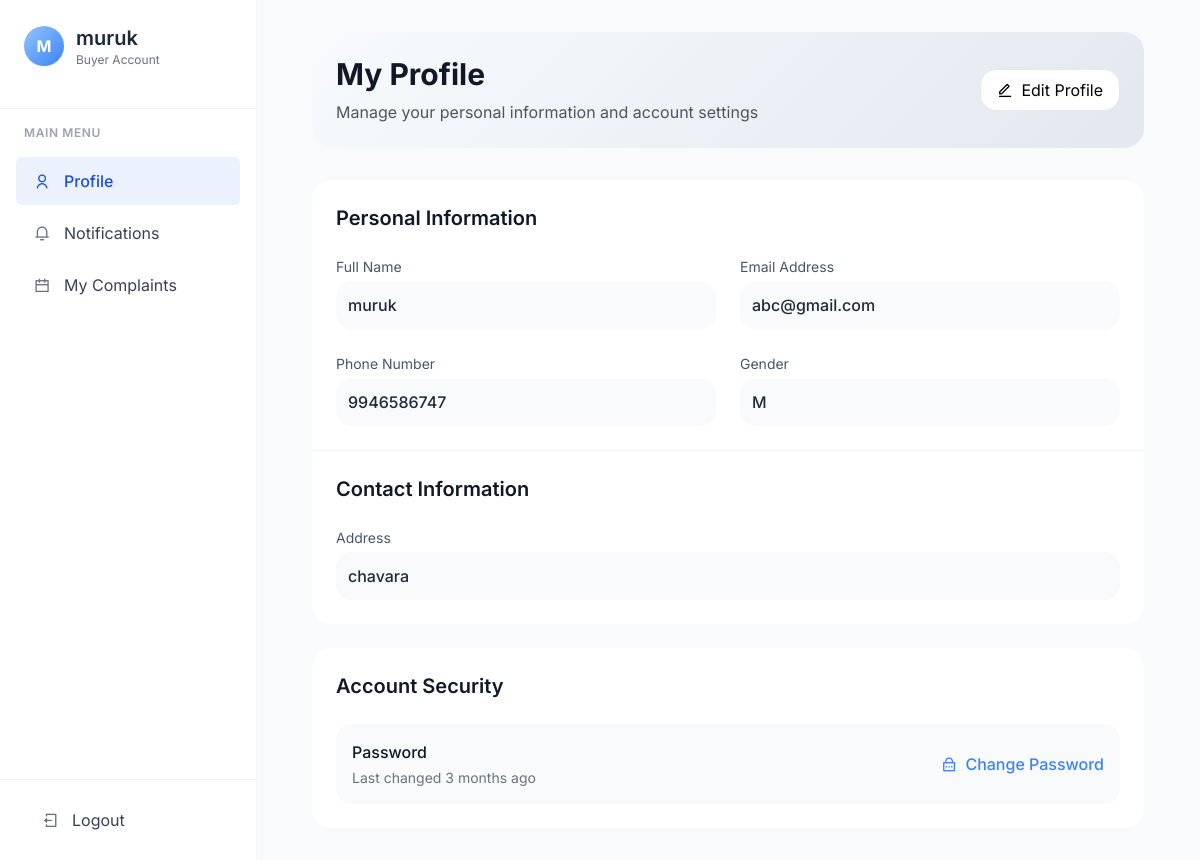
The page /buyer/buyer_profile/4/ on the database its author committed.
### buyer/models.py (models this page shows, shortened)
class Buyer(models.Model):
    name = models.CharField(max_length=100)
    email = models.EmailField(unique=True)
    phone = models.CharField(max_length=15)
    address = models.TextField()
    gender = models.CharField(max_length=1, choices=GENDER_CHOICES)
    profile_pic = models.ImageField(upload_to='profile_pics/', null=True, blank=True)
    password = models.CharField(max_length=128)
    is_active = models.BooleanField(default=True)
    is_staff = models.BooleanField(default=False)
    objects = BuyerManager()

### buyer/views.py (the view)
# urls.py: path('buyer_profile/<int:user_id>/',views.buyer_profile,name='buyer_profile'),
def buyer_profile(request,user_id):
    buyer = get_object_or_404(Buyer, id=user_id)
    return render(request, 'buyer_profile.html', {'buyer': buyer})

### buyer/templates/buyer_profile.html (shortened to what this page needs)
<!DOCTYPE html>
<html lang="en">
  <head>
    <script src="https://cdn.tailwindcss.com/3.4.16"></script>
    <link
      href="https://cdn.jsdelivr.net/npm/remixicon@4.5.0/fonts/remixicon.css"
      rel="stylesheet"
    />
  </head>
  <body>
    <div class="flex min-h-screen">
      <div class="w-64 bg-white h-screen fixed shadow-sm flex flex-col z-10">
        <div class="p-6 border-b border-gray-100">
          <div class="flex items-center mb-4">
            <div class="w-10 h-10 rounded-full avatar-placeholder flex items-center justify-center text-white font-bold">
              {{ buyer.name|first|upper }}
            </div>
            <div class="ml-3">
              <h3 class="text-xl font-semibold text-gray-800">
                {{ buyer.name }}
              </h3>
              <p class="text-xs text-gray-500">Buyer Account</p>
            </div>
          </div>
        </div>
        <nav class="flex-1 overflow-y-auto py-4">
          <div class="px-6 mb-4 text-xs font-semibold text-gray-400 uppercase tracking-wider">
            Main Menu
          </div>
          <div class="px-2 space-y-1">
            <a href="#" class="sidebar-item active flex items-center px-4 py-3 text-gray-700">
              <div class="sidebar-icon w-5 h-5 flex items-center justify-center mr-3 text-gray-500">
                <i class="ri-user-line"></i>
              </div>
              <span>Profile</span>
            </a>
            <a href="{% url 'buyer_notifications' buyer.id %}" class="sidebar-item flex items-center px-4 py-3 text-gray-700">
              <div class="sidebar-icon w-5 h-5 flex items-center justify-center mr-3 text-gray-500">
                <i class="ri-notification-3-line"></i>
              </div>
              <span>Notifications</span>
            </a>
            <a href="{% url 'buyer_complaints' buyer.id %}" class="sidebar-item flex items-center px-4 py-3 text-gray-700">
              <div class="sidebar-icon w-5 h-5 flex items-center justify-center mr-3 text-gray-500">
                <i class="ri-calendar-line"></i>
              </div>
              <span>My Complaints</span>
            </a>
          </div>
        </nav>
        <div class="p-4 border-t border-gray-100">
          <a href="{% url 'seller_logout' %}" class="sidebar-item flex items-center px-4 py-3 text-gray-700 hover:text-red-500">
            <div class="w-5 h-5 flex items-center justify-center mr-3 text-gray-500">
              <i class="ri-logout-box-line"></i>
            </div>
            <span>Logout</span>
          </a>
        </div>
      </div>
      <div class="ml-64 flex-1">
        <div class="max-w-4xl mx-auto p-8">
          <div class="profile-header rounded-xl p-6 mb-8">
            <div class="flex items-center justify-between">
              <div>
                <h1 class="text-3xl font-bold text-gray-900">My Profile</h1>
                <p class="text-gray-600 mt-2">
                  Manage your personal information and account settings
                </p>
              </div>
              <a href="{% url 'edit_profile_buyer' buyer.id %}" class="flex items-center space-x-2 bg-white px-4 py-2 rounded-lg shadow-xs border border-gray-200 hover:border-primary hover:text-primary transition-colors">
                <i class="ri-edit-line"></i>
                <span>Edit Profile</span>
              </a>
            </div>
          </div>
          <div class="bg-white rounded-xl shadow-xs overflow-hidden">
            <div class="p-6 border-b border-gray-100">
              <h2 class="text-xl font-semibold text-gray-900 mb-6">
                Personal Information
              </h2>
              <div class="grid grid-cols-1 md:grid-cols-2 gap-6">
                <div>
                  <p class="info-label">Full Name</p>
                  <p class="info-value mt-1 p-3 bg-gray-50 rounded-lg">{{ buyer.name }}</p>
                </div>
                <div>
                  <p class="info-label">Email Address</p>
                  <p class="info-value mt-1 p-3 bg-gray-50 rounded-lg">{{ buyer.email }}</p>
                </div>
                <div>
                  <p class="info-label">Phone Number</p>
                  <p class="info-value mt-1 p-3 bg-gray-50 rounded-lg">{{ buyer.phone }}</p>
                </div>
                <div>
                  <p class="info-label">Gender</p>
                  <p class="info-value mt-1 p-3 bg-gray-50 rounded-lg">{{ buyer.gender }}</p>
                </div>
              </div>
            </div>
            <div class="p-6">
              <h2 class="text-xl font-semibold text-gray-900 mb-6">
                Contact Information
              </h2>
              <div>
                <p class="info-label">Address</p>
                <p class="info-value mt-1 p-3 bg-gray-50 rounded-lg">{{ buyer.address }}</p>
              </div>
            </div>
          </div>
          <div class="bg-white rounded-xl shadow-xs mt-6 overflow-hidden">
            <div class="p-6">
              <h2 class="text-xl font-semibold text-gray-900 mb-6">
                Account Security
              </h2>
              <div class="space-y-4">
                <div class="flex items-center justify-between p-4 bg-gray-50 rounded-lg">
                  <div>
                    <p class="font-medium text-gray-900">Password</p>
                    <p class="text-sm text-gray-500 mt-1">Last changed 3 months ago</p>
                  </div>
                  <a href="{% url 'forgot-password-buyer' %}" class="text-primary hover:text-primary-dark font-medium flex items-center">
                    <i class="ri-lock-password-line mr-2"></i>
                    Change Password
                  </a>
                </div>
              </div>
            </div>
          </div>
        </div>
      </div>
    </div>
  </body>
</html>

### buyer/templates/buyer_profile.html (style rules this page uses)
:root { --primary: #3b82f6; --primary-light: #93c5fd; --primary-dark: #1d4ed8; --secondary: #64748b; --secondary-light: #e2e8f0; --secondary-dark: #475569; }
body { font-family: "Inter", sans-serif; background-color: #f8fafc; }
.sidebar-item { transition: all 0.2s ease; border-radius: 6px; margin: 0 8px; }
.sidebar-item.active { background-color: rgba(59, 130, 246, 0.1); color: var(--primary-dark); font-weight: 500; }
.sidebar-item.active .sidebar-icon { color: var(--primary-dark); }
.avatar-placeholder { background: linear-gradient(135deg, #93c5fd 0%, #3b82f6 100%); }
.info-label { color: var(--secondary-dark); font-size: 0.875rem; }
.info-value { color: #1e293b; font-weight: 500; }
.profile-header { background: linear-gradient(135deg, #f8fafc 0%, #e2e8f0 100%); }

### rows shown on the page
Buyer: name|first "M", name "muruk", email "abc@gmail.com", phone "9946586747", gender "M", address "chavara"
